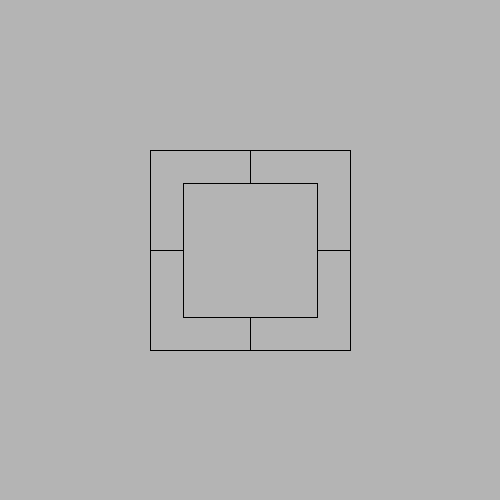
Frame 1 (no input)
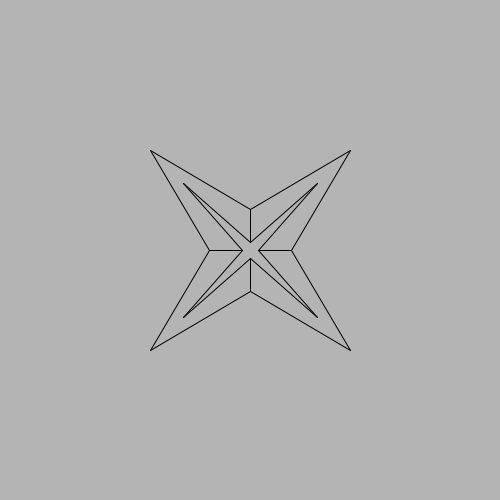
Frame 60 (the mouse pressed at the canvas centre just before this capture)
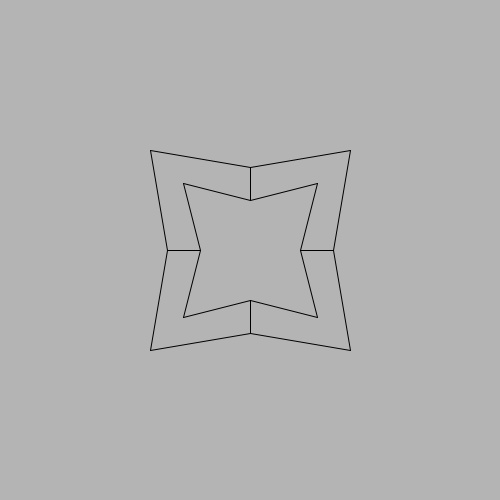
Frame 120 (the mouse held since frame 60 and released just before this capture)

The Processing sketch that drew these frames (run headless with seeded random() and noise(); from frame 60 on, the mouse is pressed at the canvas centre):

// Processing sketch: processing_57083
// ── processing_57083.pde

int w;
int h;
int x1;
int y1;
int x2;
int y2;
int a;
int b;
int d;

void setup(){
  size(500,500);
  frameRate(300);
  
  w=100;
  h=w;
  x1=150;
  y1=150;
  x2=x1+w*2;
  y2=y1+h*2;
  a=w/3;
  b=0;
}

void draw
(){fill(153);
 
  
background(180, 180, 180);
 line(x1, y1, x1+w, y1-b);
  line(x1-b, y1+h, x1+a-b, y1+h);
  line(x1, y1, x1-b, y1+h);
  line(x1+w, y1-b, x1+w, y1+a-b);
  line(x1+a, y1+a, x1+w, y1+a-b);
  line(x1+a, y1+a, x1+a-b, y1+h);

  line(x2, y1, x2-w, y1-b);
  line(x2+b, y1+h, x2-a+b, y1+h);
  line(x2-w, y1-b, x2-w, y1+a-b);
  line(x2, y1, x2+b, y1+h);
  line(x2-a, y1+a, x2-w, y1+a-b);
  line(x2-a, y1+a, x2-a+b, y1+h);

  line(x1-b, y2-h, x1+a-b, y2-h);
  line(x1, y2, x1+w, y2+b);
  line(x1, y2, x1-b, y2-h);
  line(x1+w, y2+b, x1+w, y2-a+b);
  line(x1+a, y2-a, x1+w, y2-a+b);
  line(x1+a, y2-a, x1+a-b, y2-h);
 
  line(x2+b, y2-h, x2-a+b, y2-h);
  line(x2, y2, x2-w, y2+b);
  line(x2-w, y2+b, x2-w, y2-a+b);
  line(x2, y2, x2+b, y2-h);
  line(x2-a, y2-a, x2-w, y2-a+b);
  line(x2-a, y2-a, x2-a+b, y2-h);

 
 
  if(d<68){
    d=d+1;
    b=b-1;
  }else{d=d+1;
       b=b+1;
        
  }  if(d==204){
       d=-68;
  }}
